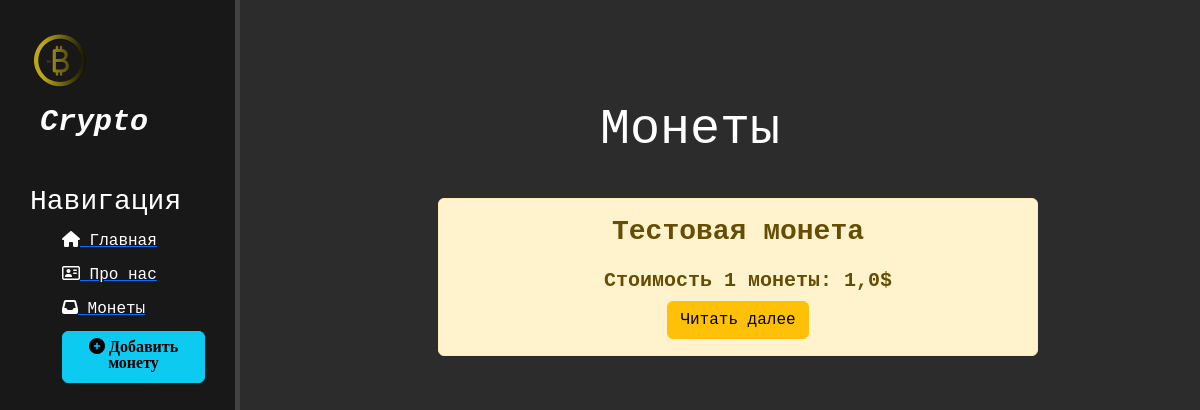
Page /parser/ on the earlier database version.
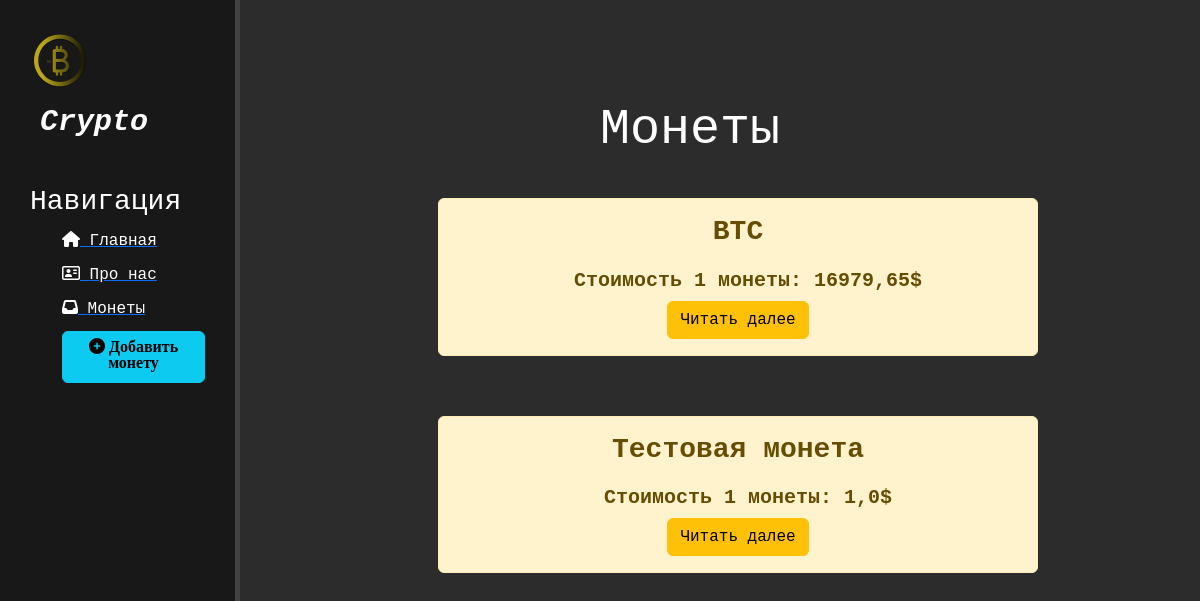
Same page on the later database version.
### parser/models.py (models this page shows, shortened)
class Coins(models.Model):
    title = models.CharField('Название монеты', max_length=50)
    description = models.TextField('Описание монеты')
    capitalization = models.IntegerField('Капитализация монеты')
    cost = models.FloatField('Стоимость 1 монеты')
    date = models.DateTimeField('Время последнего обновления')
    class Meta:
        verbose_name = 'Монета'
        verbose_name_plural = 'Монеты'

### parser/views.py (the view)
# urls.py: path('', views.parser_home, name="parser_home"),
def parser_home(request):
    coins = Coins.objects.order_by('-capitalization')
    return render(request, 'parser/parser_home.html', {'coins': coins})

### parser/templates/parser/parser_home.html (shortened to what this page needs)
{% extends 'main/layout.html' %}
{% block content %}
    <div class="features">
        <h1>Монеты</h1>
        {% if coins %}
            {% for elem in coins %}
                <div class="alert alert-warning">
                    <h3><b>{{ elem.title }}</b></h3>
                    <p><h5><b> Cтоимость 1 монеты: {{ elem.cost }}$</b></h5>
                    <a href="{% url 'coins-detail' elem.id %}" class="btn btn-warning">Читать далее</a>
                </div>
            {% endfor %}
        {% else %}
            <p>Монеты не найдены, попробуйте позже</p>
        {% endif %}
    </div>
{% endblock %}

Differences in the rows shown:
added Coins: title "BTC", cost "16979,65"
